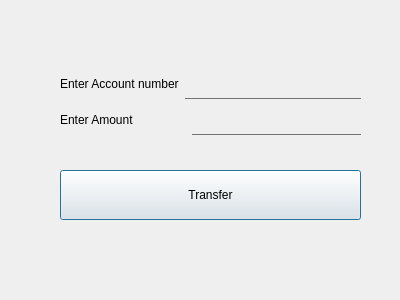
<?xml version="1.0" encoding="UTF-8"?>
<ui version="4.0">
 <class>Dialog_transfer</class>
 <widget class="QDialog" name="Dialog_transfer">
  <property name="geometry">
   <rect>
    <x>0</x>
    <y>0</y>
    <width>400</width>
    <height>300</height>
   </rect>
  </property>
  <property name="windowTitle">
   <string>Dialog</string>
  </property>
  <property name="styleSheet">
   <string notr="true">QLineEdit {
background:transparent;
border:none;
color:#717072;
border-bottom:1px solid #717072
}
QLineEdit::hover{
border-bottom:3px solid black
}
#pushButton{
background:#4ee44e;
border-radius:60px;

}

#pushButton::hover{
background:green;
border-radius:60px;

}</string>
  </property>
  <widget class="QWidget" name="layoutWidget">
   <property name="geometry">
    <rect>
     <x>60</x>
     <y>40</y>
     <width>301</width>
     <height>211</height>
    </rect>
   </property>
   <layout class="QVBoxLayout" name="verticalLayout_2">
    <item>
     <layout class="QVBoxLayout" name="verticalLayout">
      <item>
       <layout class="QHBoxLayout" name="horizontalLayout">
        <item>
         <widget class="QLabel" name="label">
          <property name="styleSheet">
           <string notr="true">font: 10pt &quot;MS Shell Dlg 2&quot;;</string>
          </property>
          <property name="text">
           <string>Enter Account number</string>
          </property>
         </widget>
        </item>
        <item>
         <widget class="QLineEdit" name="lineEdit_1">
          <property name="minimumSize">
           <size>
            <width>0</width>
            <height>30</height>
           </size>
          </property>
         </widget>
        </item>
       </layout>
      </item>
      <item>
       <layout class="QHBoxLayout" name="horizontalLayout_2">
        <item>
         <widget class="QLabel" name="label_2">
          <property name="styleSheet">
           <string notr="true">font: 10pt &quot;MS Shell Dlg 2&quot;;</string>
          </property>
          <property name="text">
           <string>Enter Amount                </string>
          </property>
         </widget>
        </item>
        <item>
         <widget class="QLineEdit" name="lineEdit_2">
          <property name="minimumSize">
           <size>
            <width>0</width>
            <height>30</height>
           </size>
          </property>
         </widget>
        </item>
       </layout>
      </item>
     </layout>
    </item>
    <item>
     <widget class="QPushButton" name="pushButton_transfer">
      <property name="minimumSize">
       <size>
        <width>0</width>
        <height>50</height>
       </size>
      </property>
      <property name="text">
       <string>Transfer</string>
      </property>
     </widget>
    </item>
   </layout>
  </widget>
 </widget>
 <resources/>
 <connections/>
</ui>
